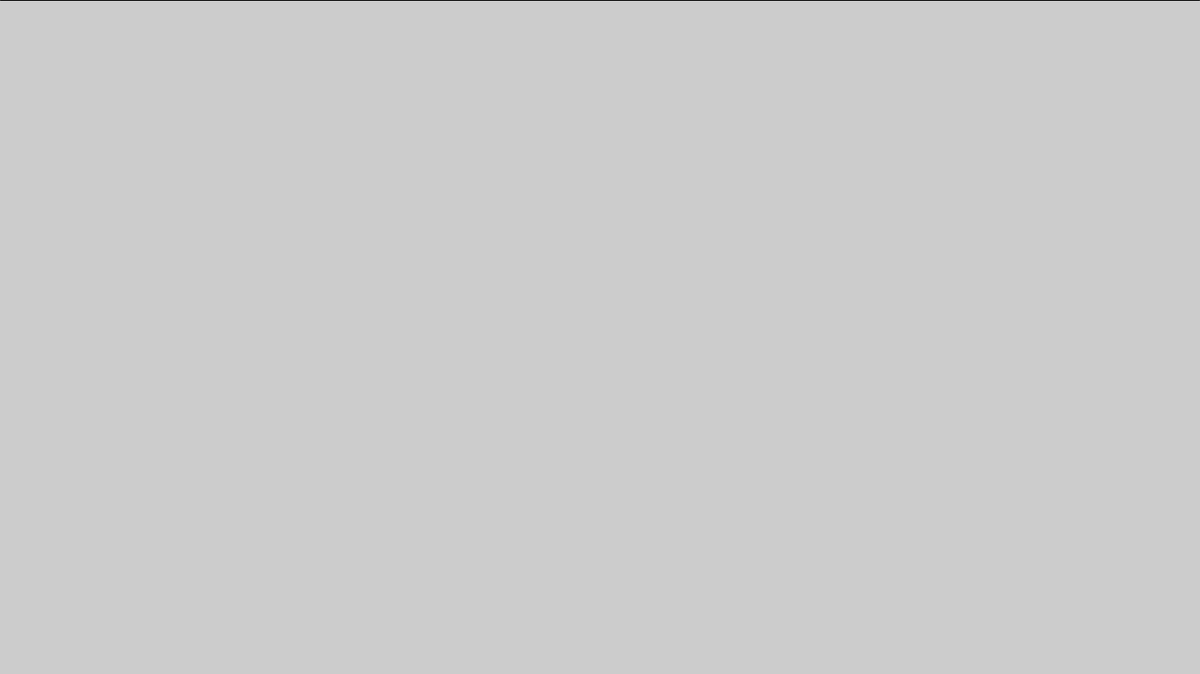
Frame 1 (no input)
Frame 60 (the mouse pressed at the canvas centre just before this capture): identical to frame 1, image omitted
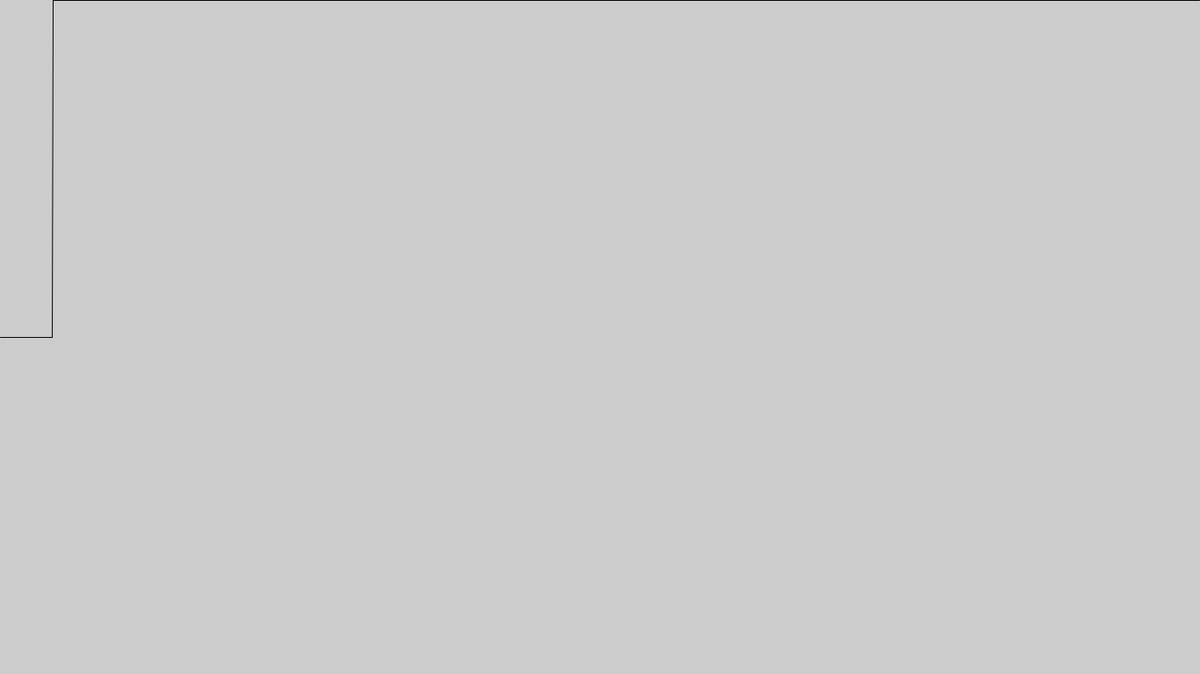
Frame 120 (the mouse held since frame 60 and released just before this capture)

The Processing sketch that drew these frames (run headless with seeded random() and noise(); from frame 60 on, the mouse is pressed at the canvas centre):

// Processing sketch: grafico_mouse
// ── grafico_mouse.pde
int [] y;
int k;

void setup (){ 
  size (1366, 768); 
  y = new int[width]; 
}
  
  void draw(){
    
    background(204);; //qui, così il prompt si pulisce dopo la stampa dell'array
    
    for( k = y.length - 1; k > 0; k--){ //y.length - 1 perchè gli array partono da 0 e con length da solo si eccede il limite dell'array stesso. wow 
        y[k] = y[k - 1]; //spostamento valori verso "destra" per la stampa mobile
    }
    
    y[0] = mouseY;
    
    for( k = 1; k  < y.length; k++){  
              line(k, y[k], k - 1, y[k - 1]);
    }      
  }
